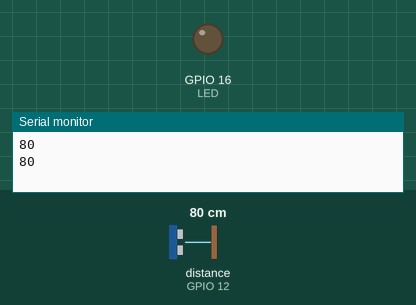
Bench run of a sketch on a simulated ESP8266 (NodeMCU). On the bench: output pins drawn as LEDs (lit = HIGH), the last lines printed to the serial monitor. Wiring (inferred from the names in the program): ultrasonic range finder: trigger GPIO 13; echo GPIO 12. The inputs (shaded band) are chosen by the test bench; at power-on: distance to the obstacle (sensor on GPIO 12) 80 cm. The echo pulse lasts 58.3 µs per cm; WiFi joins after 1.5 s; servers stay silent unless stated; pins used as bus, display or sensor lines are not drawn.

Above: at 2.7 s.
2.8 s: distance to the obstacle (sensor on GPIO 12) set to 54 cm
4.7 s: distance to the obstacle (sensor on GPIO 12) set to 46 cm
At 6.7 s:
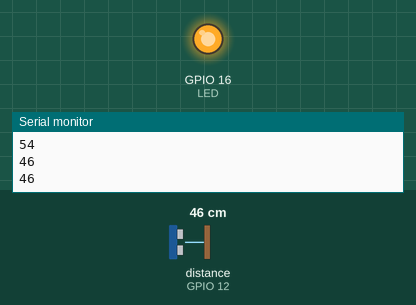
7.0 s: distance to the obstacle (sensor on GPIO 12) set to 60 cm
At 8.7 s:
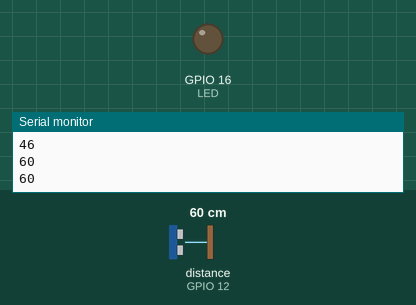
9.0 s: distance to the obstacle (sensor on GPIO 12) set to 2 cm
At 10.4 s:
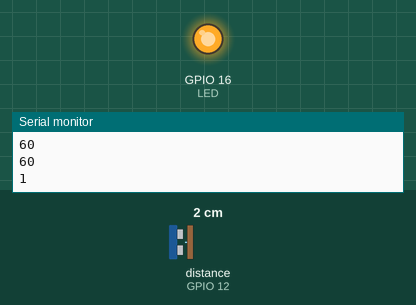
Timing chart, 0 to 12.0 s (numbered marks = the images above; inputs shaded):
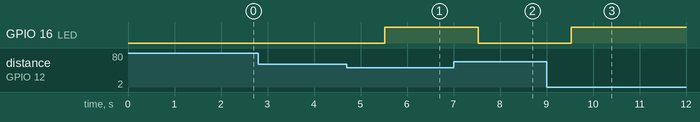

The sketch:

websocket-dht10.ino
```cpp
#include <ESP8266WiFi.h>
#include <ESPAsyncWebServer.h>
#define trigPin 13
#define echoPin 12
const char* ssid = "Redmi";
const char* password = "hahahaha";
const int LED = 16;
const int BTN = 0;
int Auto=1,limit=50, lastState=0;
// để đưa đoạn code HTML vào chương trình Arduino, cần chuyển đổi code HTML sang dạng char
const char index_html[] PROGMEM = ""
"<!DOCTYPE HTML>"
"<html>"
"<head>"
"<title>ESP8266 WebSocket</title>"
"</head>"
"<body>"
"<div> Webscoket status <span id=\"status\" ></span> </div>"
"<div> Khoan cach hien tai: <input type='text' size='16' id='dis' value='0'> </div>"
"<div> Mode <select id='mode'>"
"<option value='1'>Auto</option>"
"<option value='00'>Motor On</option>"
"<option value='01'>Motor Off</option>"
"</select> khoan cach <input type='text' size='1' id='limit' value='50'></div>"
"<button onClick='onClick()'>OK</button>"
"<script type='text/javascript'>"
"var url = window.location.host;"
"var ws = new WebSocket('ws://' + url + '/ws');"
"ws.onopen = function()"
"{"
"document.getElementById('status').style = 'color:green';"
"document.getElementById('status').innerHTML = 'Connected';"
"};"
"ws.onmessage = function(evt)"
"{"
"document.getElementById('dis').value = evt.data;"
"};"
"ws.onclose = function() {"
"document.getElementById('status').style = 'color:red';"
"document.getElementById('status').innerHTML = 'Disconnected';"
"};"
"function onClick () {"
"var status = 'LED_OFF';"
"data = document.getElementById('mode').value+document.getElementById('limit').value;"
"ws.send(data)"
"}"
"</script>"
"</body>"
"</html>";

AsyncWebServer server(8000);
AsyncWebSocket ws("/ws");
// Hàm xử lí sự kiện trên Server khi client là browser phát sự kiện
int convert(uint8_t num){
  int data = (int)num;
  int out;
  if( data>47 && data <58)
    out = data -48;
    else out=data-87;
    return out;
}
void onWsEvent(AsyncWebSocket * server, AsyncWebSocketClient * client, AwsEventType type, void * arg, uint8_t *data, size_t len) {
  if (type == WS_EVT_DATA && len > 0) { // type: loại sự kiện mà server nhận được. Nếu sự kiện nhận được là từ websocket thì bắt đầu xử lí
    data[len] = 0;
    Auto = convert(data[0]);
    if(Auto==0){
     if(convert(data[1])==0)
        digitalWrite(LED, LOW);
     else
        digitalWrite(LED, HIGH);
    }
    else{
      limit = 0;
      for(int i=1;i<len;i++){
        limit += convert(data[i])*pow(10,len-i-1);
      }
    }
  }
}

void setup()
{
  pinMode(trigPin, OUTPUT);
  pinMode(echoPin, INPUT);
  pinMode(LED, OUTPUT);
  pinMode(BTN, INPUT);
  Serial.begin(115200);
  Serial.setDebugOutput(true);
  WiFi.mode(WIFI_AP_STA);
  WiFi.begin(ssid, password);
  if (WiFi.waitForConnectResult() != WL_CONNECTED) {
    Serial.printf("STA: Failed!\n");
    WiFi.disconnect(false);
    delay(1000);
    WiFi.begin(ssid, password);
  }
//  WiFi.softAP("votridung");
//
//  IPAddress myIP = WiFi.softAPIP();
//  Serial.print("AP IP address: ");
//  Serial.println(myIP);
  ws.onEvent(onWsEvent); // gọi hàm onWsEvent
  server.addHandler(&ws);
  server.on("/", HTTP_GET, [](AsyncWebServerRequest * request) {
  request->send_P(200, "text/html", index_html); // trả về file index.html trên giao diện browser khi browser truy cậpvào IP của server
  });
  server.begin(); // khởi động server
}
void loop()
{
  long duration, distance;
  digitalWrite(trigPin, LOW);  // Added this line
  delayMicroseconds(2); // Added this line
  digitalWrite(trigPin, HIGH);
  delayMicroseconds(10); // Added this line
  digitalWrite(trigPin, LOW);
  duration = pulseIn(echoPin, HIGH);
  distance = (duration/2) / 29.1;
  Serial.println(distance);
    if(distance != lastState)
      ws.textAll(String(distance));
    if(Auto){
      if(distance > limit)
        digitalWrite(LED, LOW);
      else
        digitalWrite(LED, HIGH);
    }
    delay(1000);
}
```

Measured:
- the behaviour switches between 51 and 50 cm on distance to the obstacle (sensor on GPIO 12) (found by bisection; images 0 and 1)
- after the input at 4.7 s, GPIO 16 (LED): LOW → HIGH after 0.82 s
- after the input at 7.0 s, GPIO 16 (LED): HIGH → LOW after 0.53 s
- after the input at 9.0 s, GPIO 16 (LED): LOW → HIGH after 0.54 s
